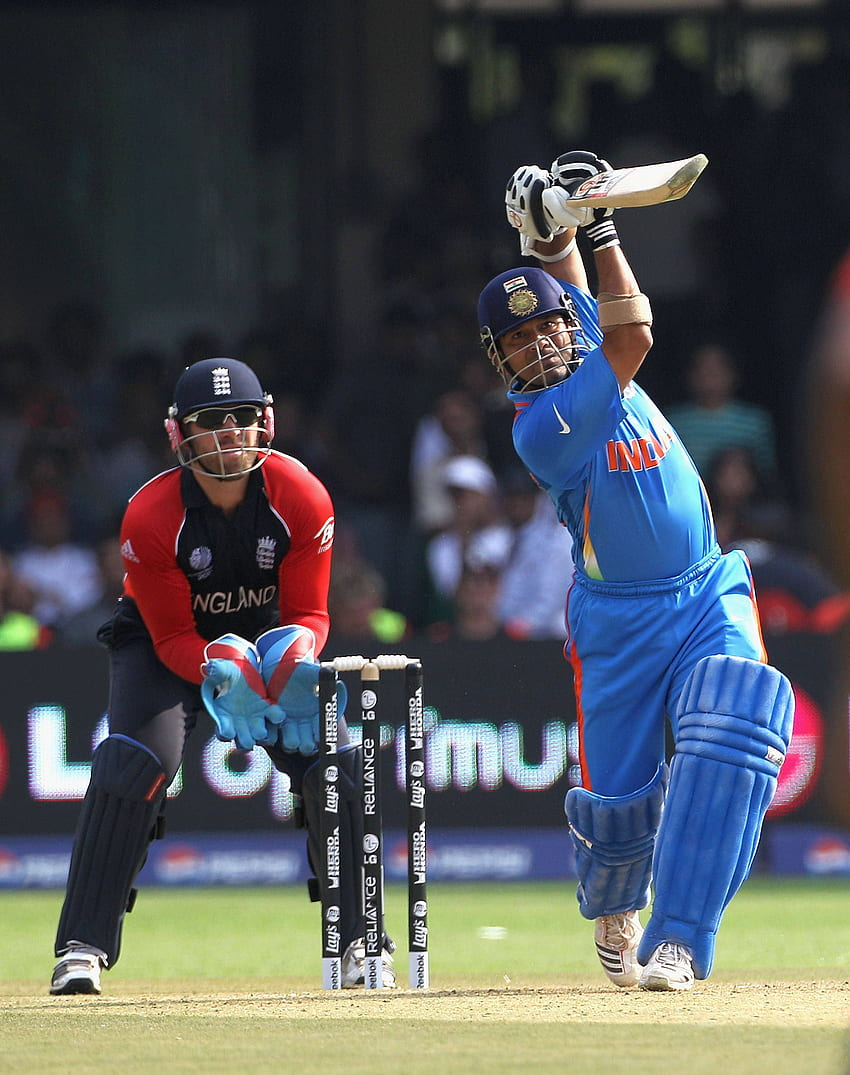
#> input picture Projects/images/sachin.jpg, 850 x 1075 px, found by its file name
$ jupyter execute --allow-errors Thresholding.ipynb
#> lines starting #> are read from the running program, lines starting #| are printed output that depends on the picture; after the words box and inside, x2 and y2 are one past the last pixel; in counts of white or black regions, pixels touching at a corner belong together
#### Thresholding
* Thresholding is a fundamental technique in computer vision used to segment an image into foreground and background objects.
* It works by classifying each pixedl in the image as either belonging to the object of interest(foreground) or the background based on their intensity values.

[cell 1]
import cv2
import numpy as np
import matplotlib.pyplot as plt

[cell 2]
img = cv2.imread('images/sachin.jpg', 0)
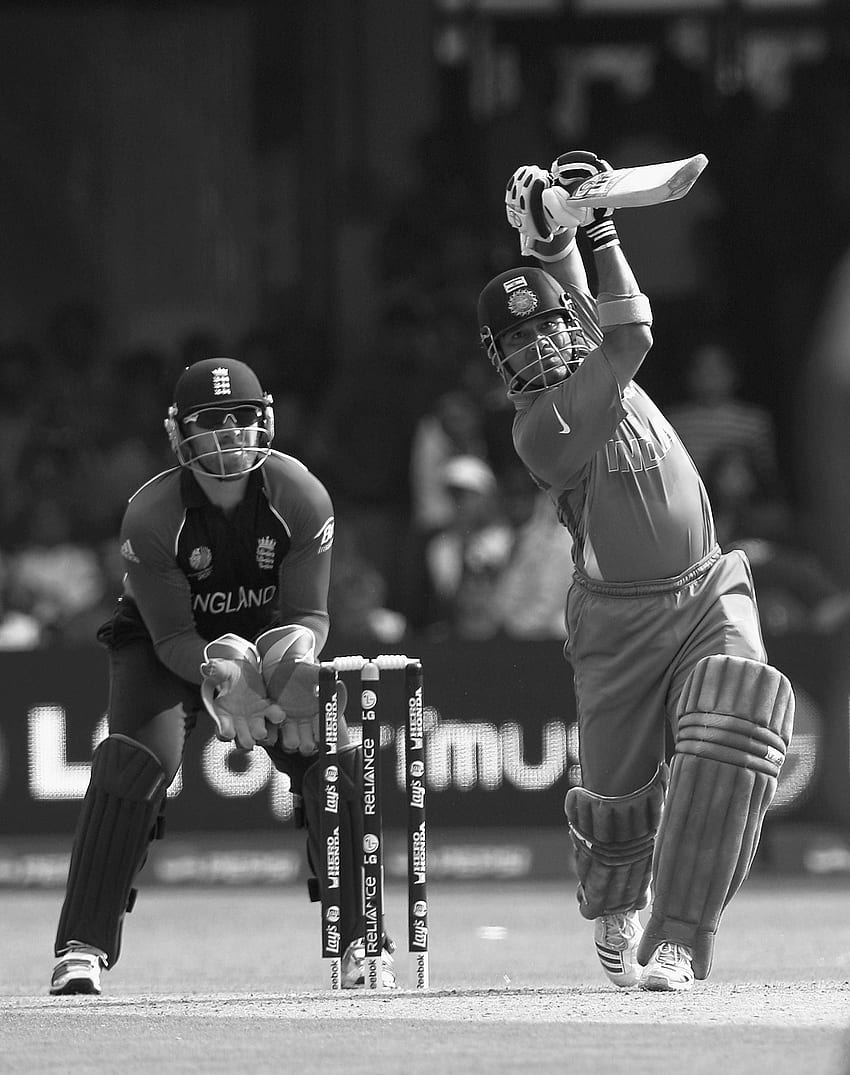
#> img: shape (1075, 850); min 0, max 255, mean 83.5

[cell 3]
binary_image = img > 127
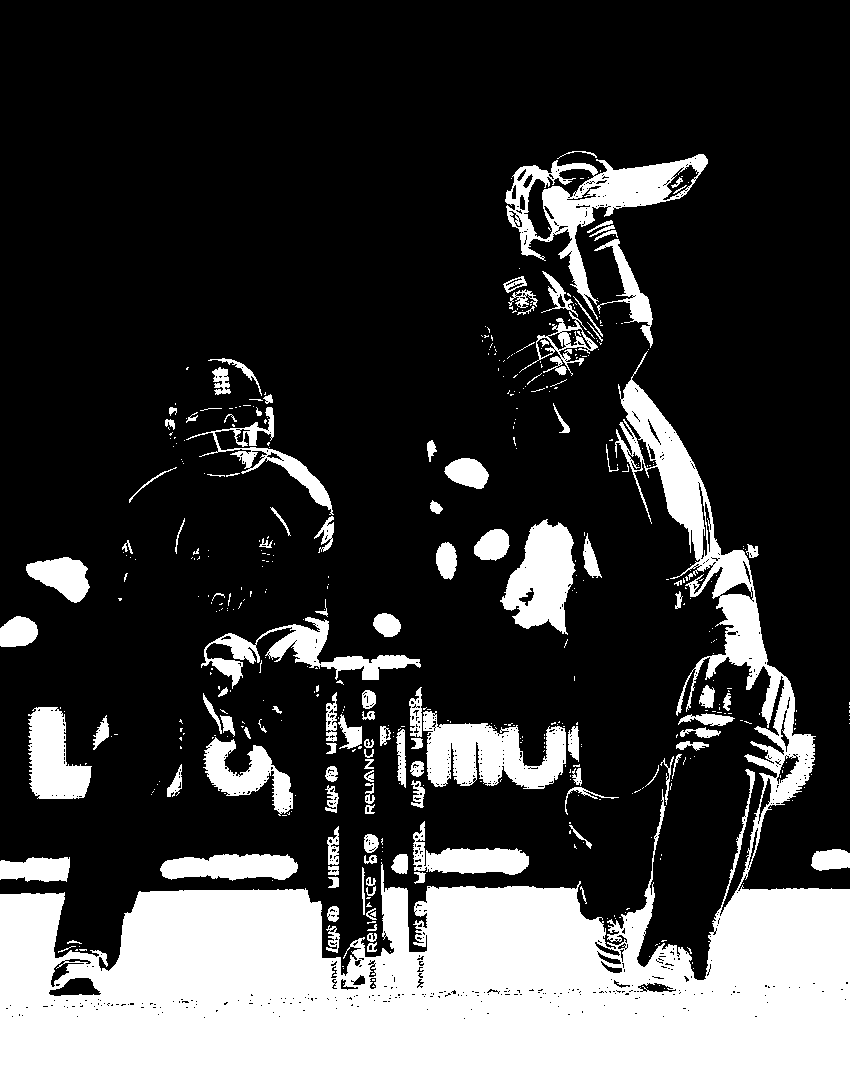
#> binary_image: shape (1075, 850) bool; 23.9% white; 485 white regions (363 under 20 px), largest, box (x1, y1, x2, y2) and area: (0, 351, 850, 1075) 155402, (505, 154, 708, 320) 8256, (423, 711, 566, 789) 6688

[cell 4]
binary_image

[cell 5]
plt.figure(figsize=(16,9))

plt.subplot(1,2,1)
plt.title('Original Image')
plt.imshow(img, cmap='gray')

plt.subplot(1,2,2)
plt.title('Binary Image')
plt.imshow(binary_image, cmap='gray')
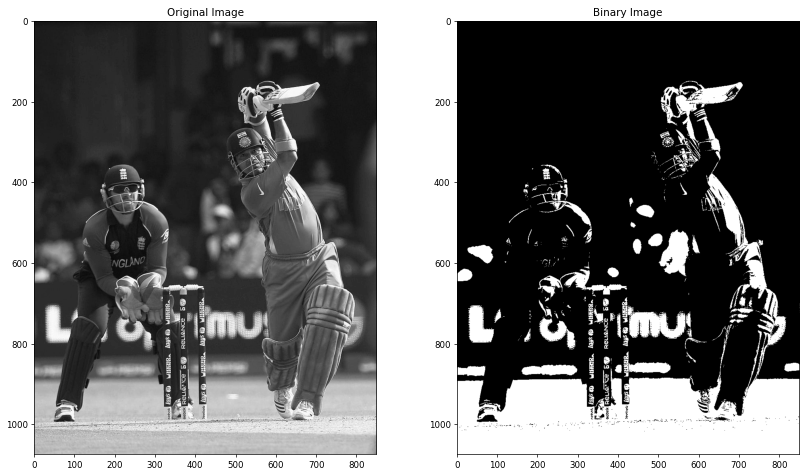
#> figure drawn by matplotlib, 2 panels

[cell 6]
lenna = cv2.imread('images/lenna.png', 0)

#> (the rest of this cell did not finish here and is left out)

[cell 7]
lenna = cv2.imread('images/lenna.png', 0)

#> (the rest of this cell did not finish here and is left out)

[cell 8]
## The above code can be re-written using the built-in functions

lenna = cv2.imread('images/lenna.png', 0)

thresh, new_lenna = cv2.threshold(lenna,
                                  127,
                                  255,
                                  cv2.THRESH_BINARY)  # THRESH_BINARY is the built-in function

plt.figure(figsize=(16,9))

plt.subplot(1,2,1)
plt.title('Original Image')
#> (the rest of this cell did not finish here and is left out)

#### Inverse Binary Thresholding

[cell 9]
lenna = cv2.imread('images/lenna.png', 0)

#> (the rest of this cell did not finish here and is left out)

[cell 10]
## The above code can be re-written using the built-in functions

lenna = cv2.imread('images/lenna.png', 0)

thresh, new_lenna = cv2.threshold(lenna,
                                  127,
                                  255,
                                  cv2.THRESH_BINARY_INV) # the function THRESH_BINARY_INV inverts the thresholding

plt.figure(figsize=(16,9))

plt.subplot(1,2,1)
plt.title('Original Image')
#> (the rest of this cell did not finish here and is left out)

#### Otsu's thresholding
* Otsu's thresholding is a poupular and effective automatic thresholding technique used in image processing to separate an image into foreground and background based on pixel intensity.
* It aims to find the threshold value that maximizes the between-class variance, essentially creating the best possible separation between the two classes (foreground and background).

[cell 11]
## The above code can be re-written using the built-in functions

lenna = cv2.imread('images/lenna.png', 0)

thresh_bin, lenna_bin = cv2.threshold(lenna,
                                  100,
                                  255,
                                  cv2.THRESH_BINARY) # the function THRESH_OTSU inverts the thresholding


thresh_otsu, lenna_otsu = cv2.threshold(lenna,
                                  100,
                                  255,
                                  cv2.THRESH_OTSU) # the function THRESH_OTSU inverts the thresholding
#> thresh_otsu = 0


plt.figure(figsize=(16,9))

plt.subplot(1,3,1)
plt.title('Original Image')
#> (the rest of this cell did not finish here and is left out)

[cell 12]
thresh_otsu
#> Out = 0

$ run again, with Projects/images/buildings.jpg copied over Projects/images/sachin.jpg
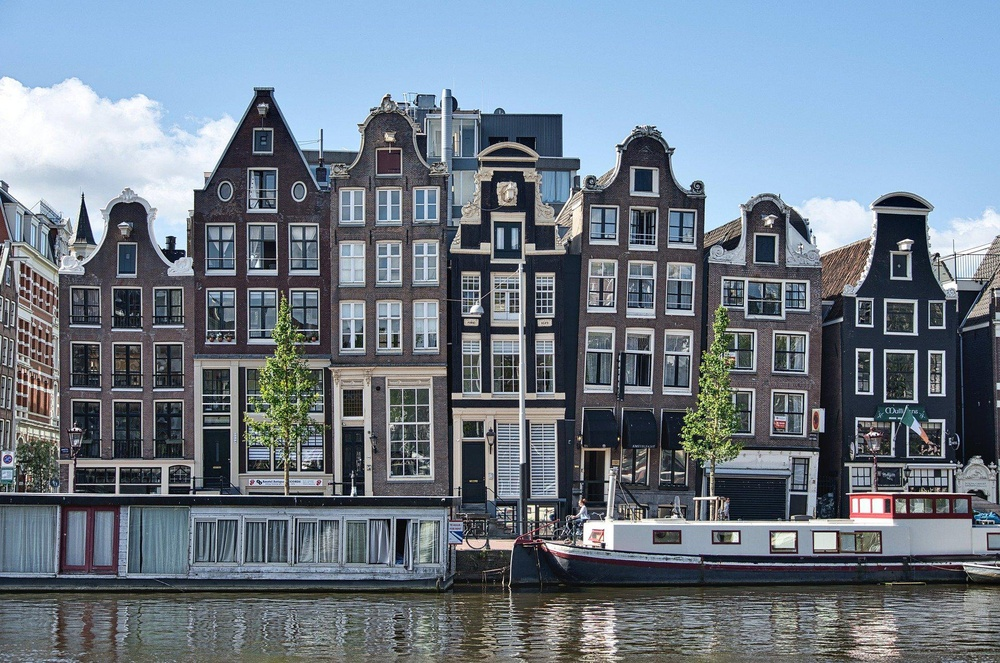
#> input picture Projects/images/buildings.jpg, 1000 x 663 px, shrunk from 1920 x 1273 before the run, found by its file name
#> `binary_image = img > 127`:
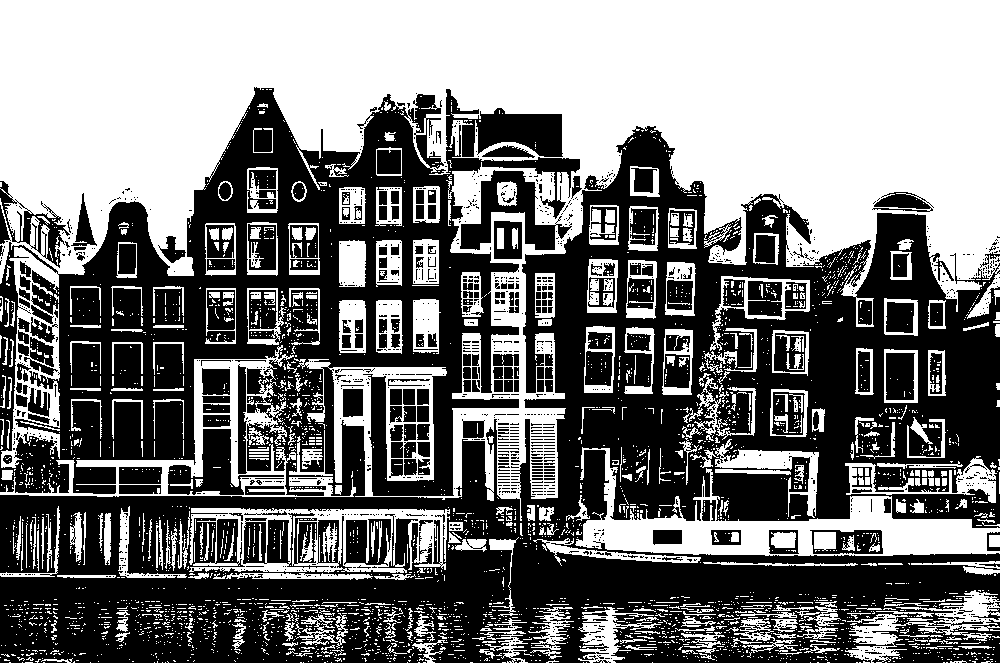
#> binary_image: shape (663, 1000) bool; 47.3% white; 3301 white regions (2885 under 20 px), largest, box (x1, y1, x2, y2) and area: (0, 0, 1000, 521) 213424, (575, 447, 1000, 556) 12731, (0, 345, 356, 497) 7456
#> `[cell 5] plt.figure(figsize=(16,9))  plt.subplot(1,2,1) plt.title('Ori..`:
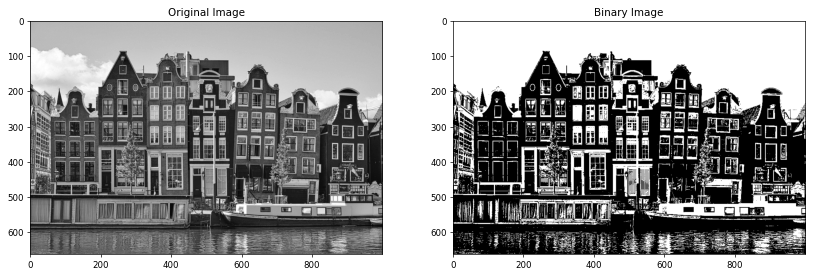
#> figure drawn by matplotlib, 2 panels
#> thresh_otsu = 0

$ run again, with Projects/images/cat.jpg copied over Projects/images/sachin.jpg
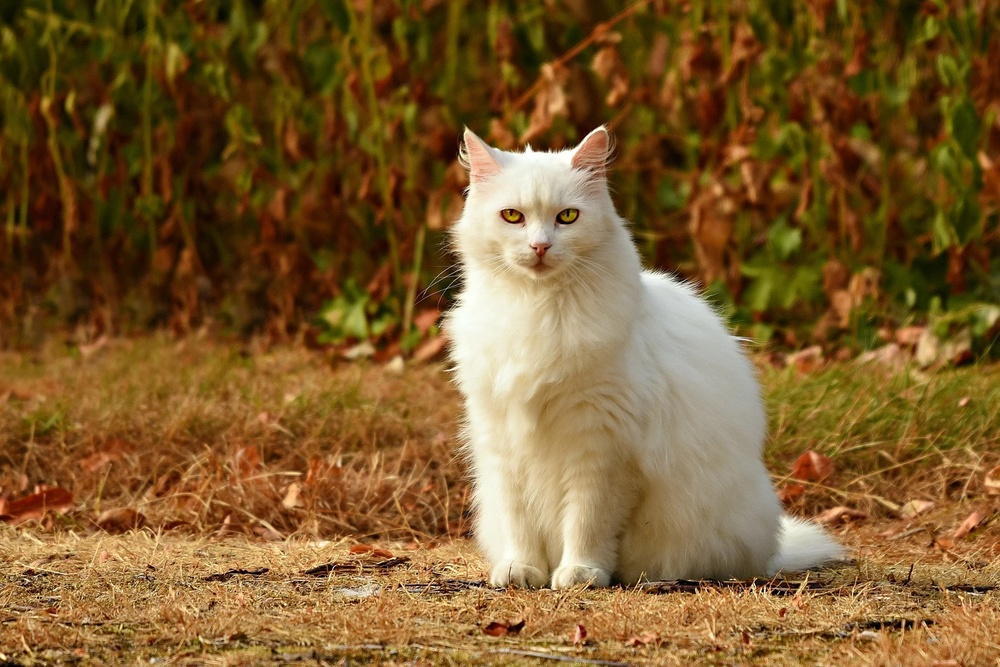
#> input picture Projects/images/cat.jpg, 1000 x 667 px, shrunk from 1920 x 1281 before the run, found by its file name
#> `binary_image = img > 127`:
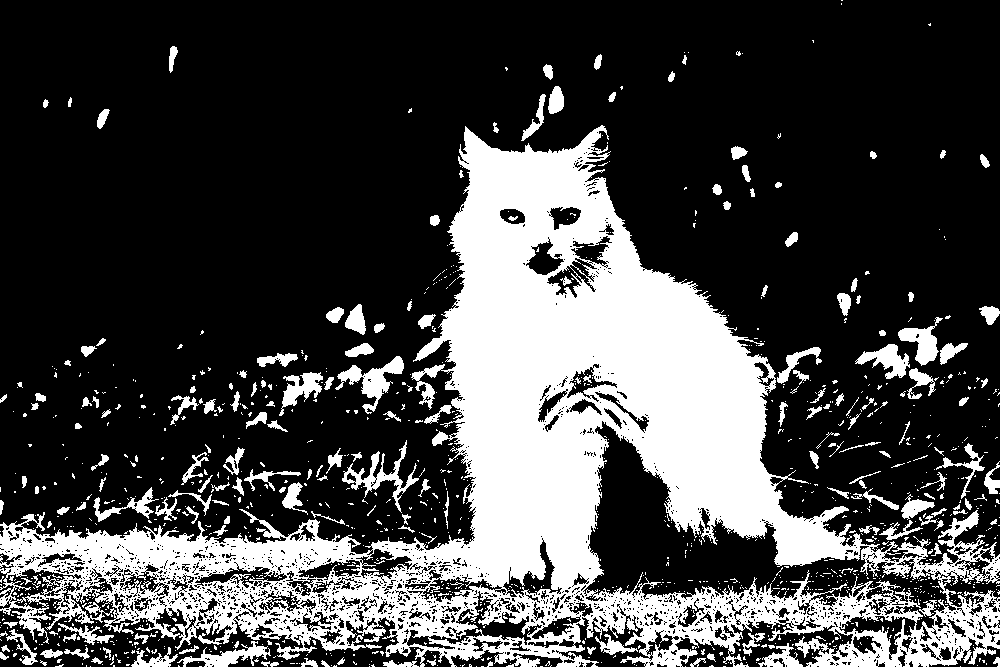
#> binary_image: shape (667, 1000) bool; 27.3% white; 1197 white regions (1009 under 20 px), largest, box (x1, y1, x2, y2) and area: (0, 125, 1000, 667) 154697, (335, 356, 404, 414) 1277, (342, 440, 419, 513) 1155
#> `[cell 5] plt.figure(figsize=(16,9))  plt.subplot(1,2,1) plt.title('Ori..`:
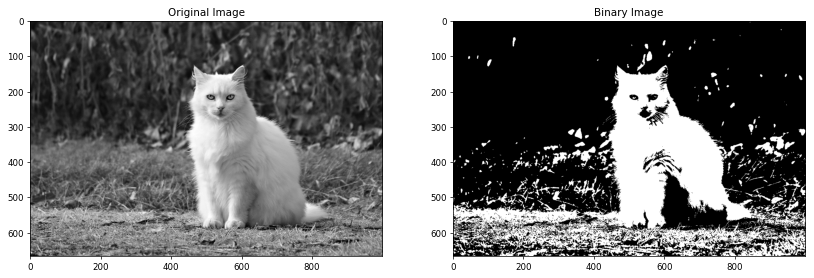
#> figure drawn by matplotlib, 2 panels
#> thresh_otsu = 0
